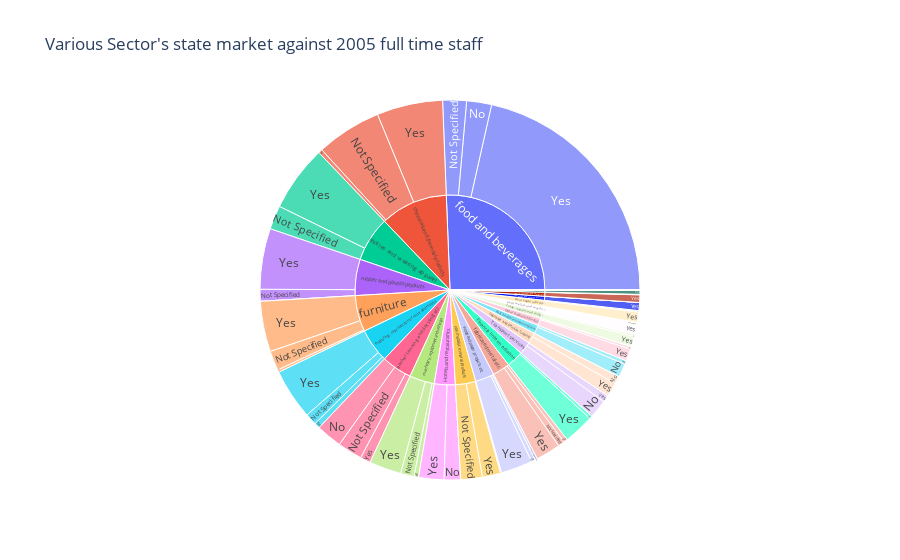

The notebook cell this image was saved under:
### Code cell
fig = px.sunburst(df7, path=['sector', 'market1'], values='ftstaff05', 
                  title='Various Sector\'s state market against 2005 full time staff')
fig.show()

### Figure 1 — Plotly figure (JSON) as saved in the notebook; plotly's stock layout.template omitted (floating-point values rounded to 4 significant figures)
{"data": [{"branchvalues": "total", "domain": {"x": [0, 1], "y": [0, 1]}, "hovertemplate": "labels=%{label}<br>ftstaff05=%{value}<br>parent=%{parent}<br>id=%{id}<extra></extra>", "ids": ["Computer and related activities/No", "Financial intermediation/No", "Health, cultural and social work/No", "Hotels and restaurants/No", "Insurance and pension funding/No", "Other business activities/No", "Post and telecommunications/No", "Publishing, reproduction of recorded media/No", "Real estate activities/No", "Trade, repairs and rentals/No", "Transport services/No", "basic metals and recycling/No", "chemicals and chemical products/No", "fabricated metal etc/No", "food and beverages/No", "furniture/No", "leather tanning and dressing etc/No", "machinery, equipment and vehicles/No", "non metallic mineral products/No", "rubber and plastics products/No", "wood and paper products etc/No", "Computer and related activities/Not Specified", "Education/Not Specified", "Health, cultural and social work/Not Specified", "Hotels and restaurants/Not Specified", "Insurance and pension funding/Not Specified", "Other business activities/Not Specified", "Publishing, reproduction of recorded media/Not Specified", "Trade, repairs and rentals/Not Specified", "Transport services/Not Specified", "basic metals and recycling/Not Specified", "chemicals and chemical products/Not Specified", "coke, petroleum products/Not Specified", "fabricated metal etc/Not Specified", "food and beverages/Not Specified", "furniture/Not Specified", "leather tanning and dressing etc/Not Specified", "machinery, equipment and vehicles/Not Specified", "non metallic mineral products/Not Specified", "rubber and plastics products/Not Specified", "textiles and wearing apparel/Not Specified", "wood and paper products etc/Not Specified", "Computer and related activities/Yes", "Education/Yes", "Financial intermediation/Yes", "Health, cultural and social work/Yes", "Hotels and restaurants/Yes", "Insurance and pension funding/Yes", "Not Specified/Yes", "Other business activities/Yes", "Post and telecommunications/Yes", "Publishing, reproduction of recorded media/Yes", "Real estate activities/Yes", "Trade, repairs and rentals/Yes", "Transport services/Yes", "basic metals and recycling/Yes", "chemicals and chemical products/Yes", "coke, petroleum products/Yes", "fabricated metal etc/Yes", "food and beverages/Yes", "furniture/Yes", "leather tanning and dressing etc/Yes", "machinery, equipment and vehicles/Yes", "non metallic mineral products/Yes", "rubber and plastics products/Yes", "textiles and wearing apparel/Yes", "wood and paper products etc/Yes", "Computer and related activities", "Education", "Financial intermediation", "Health, cultural and social work", "Hotels and restaurants", "Insurance and pension funding", "Not Specified", "Other business activities", "Post and telecommunications", "Publishing, reproduction of recorded media", "Real estate activities", "Trade, repairs and rentals", "Transport services", "basic metals and recycling", "chemicals and chemical products", "coke, petroleum products", "fabricated metal etc", "food and beverages", "furniture", "leather tanning and dressing etc", "machinery, equipment and vehicles", "non metallic mineral products", "rubber and plastics products", "textiles and wearing apparel", "wood and paper products etc"], "labels": ["No", "No", "No", "No", "No", "No", "No", "No", "No", "No", "No", "No", "No", "No", "No", "No", "No", "No", "No", "No", "No", "Not Specified", "Not Specified", "Not Specified", "Not Specified", "Not Specified", "Not Specified", "Not Specified", "Not Specified", "Not Specified", "Not Specified", "Not Specified", "Not Specified", "Not Specified", "Not Specified", "Not Specified", "Not Specified", "Not Specified", "Not Specified", "Not Specified", "Not Specified", "Not Specified", "Yes", "Yes", "Yes", "Yes", "Yes", "Yes", "Yes", "Yes", "Yes", "Yes", "Yes", "Yes", "Yes", "Yes", "Yes", "Yes", "Yes", "Yes", "Yes", "Yes", "Yes", "Yes", "Yes", "Yes", "Yes", "Computer and related activities", "Education", "Financial intermediation", "Health, cultural and social work", "Hotels and restaurants", "Insurance and pension funding", "Not Specified", "Other business activities", "Post and telecommunications", "Publishing, reproduction of recorded media", "Real estate activities", "Trade, repairs and rentals", "Transport services", "basic metals and recycling", "chemicals and chemical products", "coke, petroleum products", "fabricated metal etc", "food and beverages", "furniture", "leather tanning and dressing etc", "machinery, equipment and vehicles", "non metallic mineral products", "rubber and plastics products", "textiles and wearing apparel", "wood and paper products etc"], "name": "", "parents": ["Computer and related activities", "Financial intermediation", "Health, cultural and social work", "Hotels and restaurants", "Insurance and pension funding", "Other business activities", "Post and telecommunications", "Publishing, reproduction of recorded media", "Real estate activities", "Trade, repairs and rentals", "Transport services", "basic metals and recycling", "chemicals and chemical products", "fabricated metal etc", "food and beverages", "furniture", "leather tanning and dressing etc", "machinery, equipment and vehicles", "non metallic mineral products", "rubber and plastics products", "wood and paper products etc", "Computer and related activities", "Education", "Health, cultural and social work", "Hotels and restaurants", "Insurance and pension funding", "Other business activities", "Publishing, reproduction of recorded media", "Trade, repairs and rentals", "Transport services", "basic metals and recycling", "chemicals and chemical products", "coke, petroleum products", "fabricated metal etc", "food and beverages", "furniture", "leather tanning and dressing etc", "machinery, equipment and vehicles", "non metallic mineral products", "rubber and plastics products", "textiles and wearing apparel", "wood and paper products etc", "Computer and related activities", "Education", "Financial intermediation", "Health, cultural and social work", "Hotels and restaurants", "Insurance and pension funding", "Not Specified", "Other business activities", "Post and telecommunications", "Publishing, reproduction of recorded media", "Real estate activities", "Trade, repairs and rentals", "Transport services", "basic metals and recycling", "chemicals and chemical products", "coke, petroleum products", "fabricated metal etc", "food and beverages", "furniture", "leather tanning and dressing etc", "machinery, equipment and vehicles", "non metallic mineral products", "rubber and plastics products", "textiles and wearing apparel", "wood and paper products etc", "", "", "", "", "", "", "", "", "", "", "", "", "", "", "", "", "", "", "", "", "", "", "", "", ""], "type": "sunburst", "values": [0, 243, 42, 1365, 645, 218, 1119, 460, 107, 185, 1525, 36, 324, 322, 2060, 205, 2146, 370, 85, 0, 324, 0, 0, 0, 0, 0, 0, 970, 0, 0, 185, 5405, 0, 541, 1966, 1621, 2051, 1121, 1777, 980, 1968, 195, 667, 0, 2531, 621, 2096, 1158, 355, 1005, 303, 4184, 865, 864, 588, 757, 5459, 0, 2034, 20891, 4178, 856, 2647, 1510, 5026, 5468, 2621, 667, 0, 2774, 663, 3461, 1803, 355, 1223, 1422, 5614, 972, 1049, 2113, 978, 11188, 0, 2897, 24917, 6004, 5053, 4138, 3372, 6006, 7436, 3140]}], "layout": {"legend": {"tracegroupgap": 0}, "title": {"text": "Various Sector's state market against 2005 full time staff"}}}
